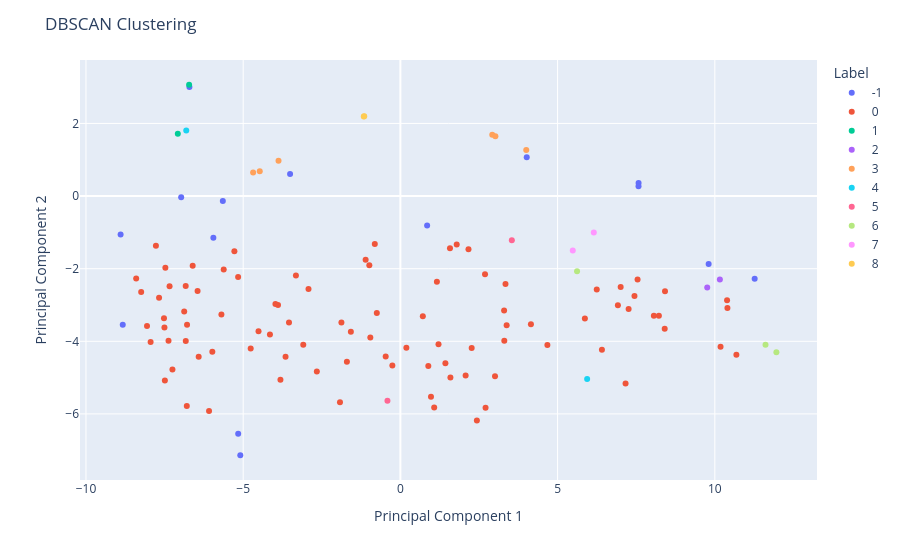

Notebook source saved alongside this figure:
### Code cell
# use t-sne for visualization
from sklearn.manifold import TSNE

# Reduce dimensionality to 2D using t-SNE
tsne = TSNE(n_components=2, random_state=42)
X_tsne = tsne.fit_transform(X)

# Create a scatter plot
# Create a DataFrame for Plotly
df = pd.DataFrame(X_tsne, columns=['t-SNE1', 't-SNE2'])
df['Label'] = labels
df['Adverb'] = unique_adv  # Assuming unique_adv is a list of adverb names

# Convert labels to categorical type
df['Label'] = df['Label'].astype(str)

# Create a scatter plot with Plotly
fig = px.scatter(df, x='t-SNE1', y='t-SNE2', color='Label', hover_data=['Adverb'],
                 color_discrete_sequence=px.colors.qualitative.Plotly)

fig.update_layout(
    title='DBSCAN Clustering',
    xaxis_title='Principal Component 1',
    yaxis_title='Principal Component 2',
    font=dict(size=12)
)

fig.show()

### Figure 1 — Plotly figure (JSON) as saved in the notebook; plotly's stock layout.template omitted (floating-point values rounded to 4 significant figures)
{"data": [{"customdata": [["absolument"], ["afin"], ["ainsi"], ["avant"], ["beaucoup"], ["davantage"], ["environ"], ["hors"], ["loin"], ["lors"], ["quant"], ["si"], ["tant"], ["vis-à-vis"], ["vivement"]], "hovertemplate": "Label=-1<br>t-SNE1=%{x}<br>t-SNE2=%{y}<br>Adverb=%{customdata[0]}<extra></extra>", "legendgroup": "-1", "marker": {"color": "#636EFA", "symbol": "circle"}, "mode": "markers", "name": "-1", "orientation": "v", "showlegend": true, "type": "scatter", "x": [-8.83, 7.575, 9.804, 7.574, 4.018, -5.647, 0.8507, -6.972, -3.509, 11.27, -5.092, -5.159, -6.71, -8.899, -5.948], "xaxis": "x", "y": [-3.543, 0.3586, -1.871, 0.2686, 1.066, -0.1383, -0.8129, -0.03376, 0.6081, -2.28, -7.138, -6.545, 3.001, -1.057, -1.145], "yaxis": "y"}, {"customdata": [["actuellement"], ["après"], ["assez"], ["aujourd'hui"], ["auparavant"], ["aussi"], ["autrement"], ["bientôt"], ["cependant"], ["certes"], ["clairement"], ["complètement"], ["depuis"], ["directement"], ["donc"], ["définitivement"], ["déjà"], ["désormais"], ["encore"], ["enfin"], ["ensemble"], ["ensuite"], ["entièrement"], ["essentiellement"], ["extrêmement"], ["facilement"], ["finalement"], ["fort"], ["fortement"], ["généralement"], ["hier"], ["ici"], ["immédiatement"], ["initialement"], ["juste"], ["largement"], ["longtemps"], ["là"], ["légèrement"], ["maintenant"], ["mal"], ["malheureusement"], ["mieux"], ["même"], ["naturellement"], ["notamment"], ["néanmoins"], ["officiellement"], ["parfaitement"], ["parfois"], ["particulièrement"], ["partiellement"], ["partout"], ["peu"], ["peut-être"], ["plus"], ["plutôt"], ["pourtant"], ["pratiquement"], ["presque"], ["principalement"], ["probablement"], ["progressivement"], ["rapidement"], ["rarement"], ["relativement"], ["respectivement"], ["récemment"], ["réellement"], ["régulièrement"], ["seulement"], ["simplement"], ["soit"], ["souvent"], ["spécialement"], ["surtout"], ["tard"], ["totalement"], ["toujours"], ["tout"], ["toutefois"], ["traditionnellement"], ["trop"], ["très"], ["tôt"], ["uniquement"], ["vite"], ["vraiment"], ["véritablement"], ["également"], ["éventuellement"]], "hovertemplate": "Label=0<br>t-SNE1=%{x}<br>t-SNE2=%{y}<br>Adverb=%{customdata[0]}<extra></extra>", "legendgroup": "0", "marker": {"color": "#EF553B", "symbol": "circle"}, "mode": "markers", "name": "0", "orientation": "v", "showlegend": true, "type": "scatter", "x": [1.431, 2.433, 1.791, 7.445, -2.923, 10.4, -5.981, -5.619, 7.005, -6.876, -6.785, -6.826, -1.922, -5.28, 8.416, -5.161, 6.245, 0.8879, 8.221, 3.379, -8.244, 7.544, -4.762, -0.9563, -6.794, -6.606, 3.305, -7.25, -1.701, 2.267, -3.323, 1.591, -3.892, -2.657, -0.988, -3.652, 2.709, 4.675, -7.49, 0.1898, -4.149, -5.692, 2.074, 8.406, -7.675, 8.061, -0.2558, -3.543, -3.975, 3.298, 1.577, -4.512, -7.475, 6.409, -1.876, 10.69, 0.7137, -0.4681, -7.519, -1.106, 1.212, -1.575, -6.828, 3.009, -7.944, -6.086, -8.403, -3.815, -6.45, 0.9731, 1.161, -0.7499, -0.8142, 6.918, -6.415, 3.343, 7.162, -3.089, 7.259, 5.867, 4.152, -7.504, 2.166, 10.18, -7.776, -7.341, 1.075, 2.692, -7.375, 10.39, -8.059], "xaxis": "x", "y": [-4.605, -6.179, -1.332, -2.752, -2.558, -3.08, -4.291, -2.022, -2.503, -3.181, -3.543, -3.994, -5.68, -1.522, -2.624, -2.226, -2.575, -4.677, -3.296, -3.556, -2.644, -2.3, -4.199, -3.893, -5.783, -1.921, -3.988, -4.777, -4.561, -4.181, -2.186, -4.998, -3.0, -4.829, -1.907, -4.429, -5.828, -4.102, -5.077, -4.175, -3.816, -3.258, -4.941, -3.653, -2.801, -3.299, -4.667, -3.482, -2.971, -3.154, -1.434, -3.723, -1.977, -4.23, -3.482, -4.37, -3.309, -4.421, -3.366, -1.756, -4.084, -3.737, -2.475, -4.961, -4.019, -5.92, -2.268, -5.059, -2.617, -5.528, -2.362, -3.222, -1.321, -3.004, -4.426, -2.423, -5.165, -4.094, -3.11, -3.37, -3.527, -3.619, -1.464, -4.151, -1.366, -2.487, -5.821, -2.153, -3.987, -2.868, -3.575], "yaxis": "y"}, {"customdata": [["ailleurs"], ["outre"]], "hovertemplate": "Label=1<br>t-SNE1=%{x}<br>t-SNE2=%{y}<br>Adverb=%{customdata[0]}<extra></extra>", "legendgroup": "1", "marker": {"color": "#00CC96", "symbol": "circle"}, "mode": "markers", "name": "1", "orientation": "v", "showlegend": true, "type": "scatter", "x": [-6.719, -7.079], "xaxis": "x", "y": [3.066, 1.718], "yaxis": "y"}, {"customdata": [["alors"], ["bien"]], "hovertemplate": "Label=2<br>t-SNE1=%{x}<br>t-SNE2=%{y}<br>Adverb=%{customdata[0]}<extra></extra>", "legendgroup": "2", "marker": {"color": "#AB63FA", "symbol": "circle"}, "mode": "markers", "name": "2", "orientation": "v", "showlegend": true, "type": "scatter", "x": [10.16, 9.759], "xaxis": "x", "y": [-2.295, -2.52], "yaxis": "y"}, {"customdata": [["au-delà"], ["au-dessus"], ["auprès"], ["autour"], ["contrairement"], ["près"]], "hovertemplate": "Label=3<br>t-SNE1=%{x}<br>t-SNE2=%{y}<br>Adverb=%{customdata[0]}<extra></extra>", "legendgroup": "3", "marker": {"color": "#FFA15A", "symbol": "circle"}, "mode": "markers", "name": "3", "orientation": "v", "showlegend": true, "type": "scatter", "x": [-4.473, -3.876, 2.921, 3.021, -4.685, 4.003], "xaxis": "x", "y": [0.6856, 0.9754, 1.688, 1.648, 0.6475, 1.27], "yaxis": "y"}, {"customdata": [["autant"], ["moins"]], "hovertemplate": "Label=4<br>t-SNE1=%{x}<br>t-SNE2=%{y}<br>Adverb=%{customdata[0]}<extra></extra>", "legendgroup": "4", "marker": {"color": "#19D3F3", "symbol": "circle"}, "mode": "markers", "name": "4", "orientation": "v", "showlegend": true, "type": "scatter", "x": [-6.811, 5.94], "xaxis": "x", "y": [1.804, -5.036], "yaxis": "y"}, {"customdata": [["comment"], ["pourquoi"]], "hovertemplate": "Label=5<br>t-SNE1=%{x}<br>t-SNE2=%{y}<br>Adverb=%{customdata[0]}<extra></extra>", "legendgroup": "5", "marker": {"color": "#FF6692", "symbol": "circle"}, "mode": "markers", "name": "5", "orientation": "v", "showlegend": true, "type": "scatter", "x": [3.544, -0.4116], "xaxis": "x", "y": [-1.219, -5.639], "yaxis": "y"}, {"customdata": [["jamais"], ["ne"], ["pas"]], "hovertemplate": "Label=6<br>t-SNE1=%{x}<br>t-SNE2=%{y}<br>Adverb=%{customdata[0]}<extra></extra>", "legendgroup": "6", "marker": {"color": "#B6E880", "symbol": "circle"}, "mode": "markers", "name": "6", "orientation": "v", "showlegend": true, "type": "scatter", "x": [5.618, 11.96, 11.61], "xaxis": "x", "y": [-2.069, -4.298, -4.092], "yaxis": "y"}, {"customdata": [["non"], ["que"]], "hovertemplate": "Label=7<br>t-SNE1=%{x}<br>t-SNE2=%{y}<br>Adverb=%{customdata[0]}<extra></extra>", "legendgroup": "7", "marker": {"color": "#FF97FF", "symbol": "circle"}, "mode": "markers", "name": "7", "orientation": "v", "showlegend": true, "type": "scatter", "x": [5.482, 6.151], "xaxis": "x", "y": [-1.499, -1.002], "yaxis": "y"}, {"customdata": [["parce"], ["tandis"]], "hovertemplate": "Label=8<br>t-SNE1=%{x}<br>t-SNE2=%{y}<br>Adverb=%{customdata[0]}<extra></extra>", "legendgroup": "8", "marker": {"color": "#FECB52", "symbol": "circle"}, "mode": "markers", "name": "8", "orientation": "v", "showlegend": true, "type": "scatter", "x": [-1.165, -1.15], "xaxis": "x", "y": [2.191, 2.197], "yaxis": "y"}], "layout": {"font": {"size": 12}, "legend": {"title": {"text": "Label"}, "tracegroupgap": 0}, "margin": {"t": 60}, "title": {"text": "DBSCAN Clustering"}, "xaxis": {"anchor": "y", "domain": [0, 1], "title": {"text": "Principal Component 1"}}, "yaxis": {"anchor": "x", "domain": [0, 1], "title": {"text": "Principal Component 2"}}}}
